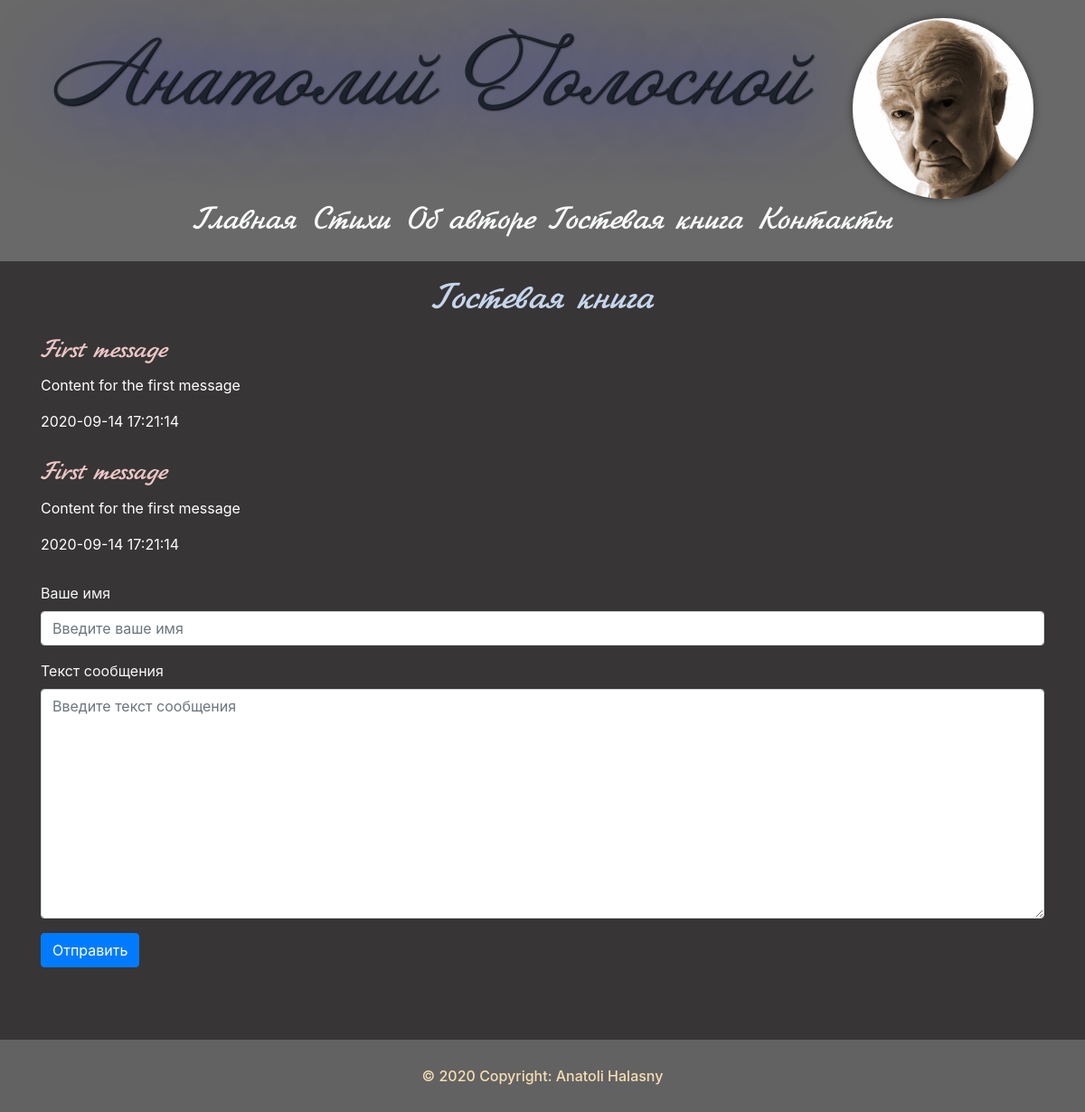
/guest, run on an earlier commit of the app's database.
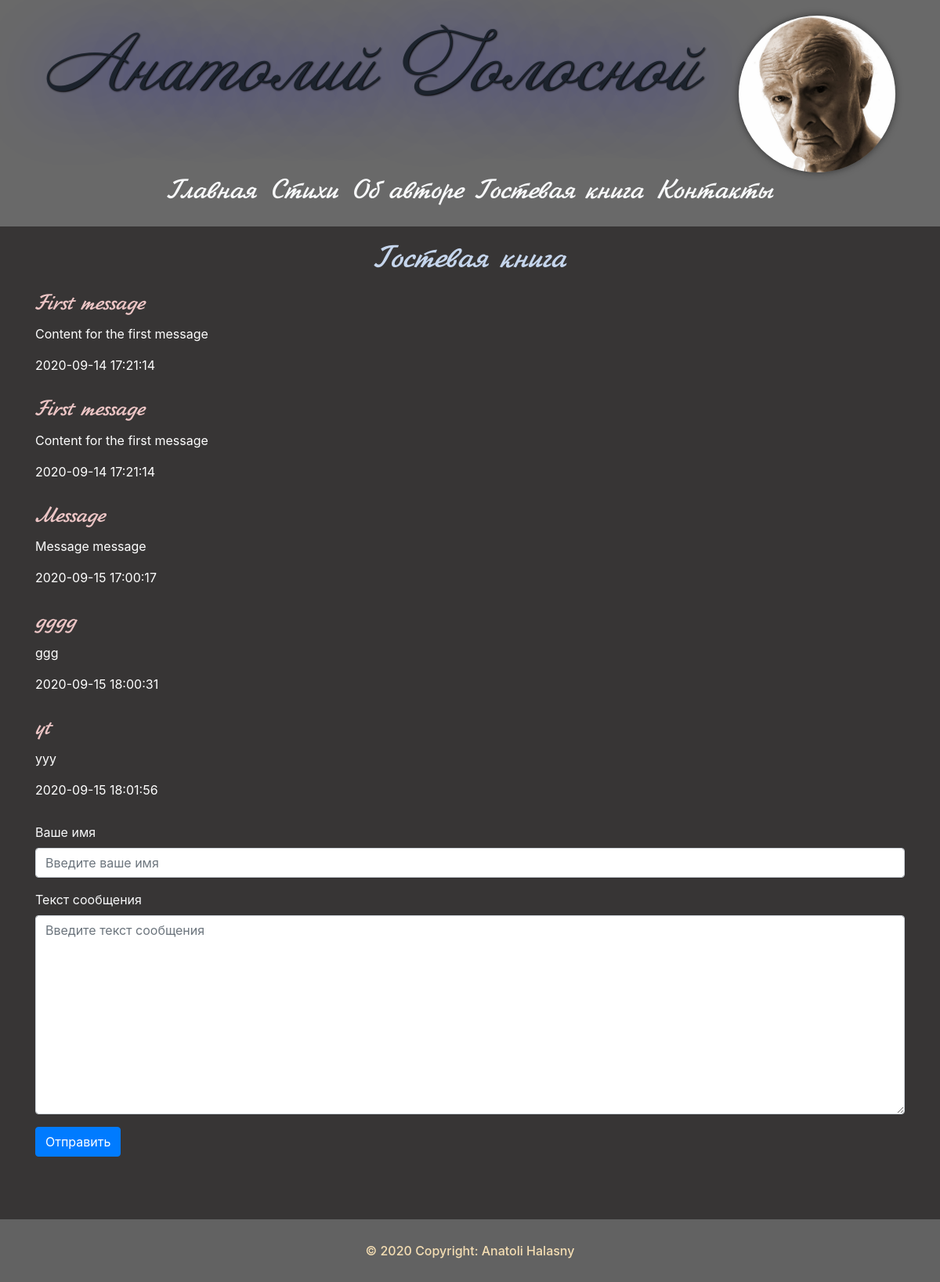
And on a later commit of the database.
### tables this page shows
CREATE TABLE guests(
id INTEGER PRIMARY KEY AUTOINCREMENT,
created TIMESTAMP NOT NULL DEFAULT CURRENT_TIMESTAMP,
guestname TEXT NOT NULL,
messagecontent TEXT NOT NULL
);

### app.py (the view)
@app.route('/guest')
def guest():
    conn = get_db_connection()
    guest = conn.execute('SELECT * FROM guests').fetchall()
    conn.close()
    return render_template('guest.html', title='Гостевая книга', guests=guest)

### app.py (called while the page is built)
def get_db_connection():
    conn = sqlite3.connect('database.db')
    conn.row_factory = sqlite3.Row
    return conn

### templates/guest.html
{% extends 'base.html' %}
{% block content %}
    <h1>{% block title %}{{ title }}{% endblock %}</h1>
    {% for guest in guests %}
        <div class="message">
            <h3>{{ guest['guestname'] }}</h3>
            <p>{{ guest['messagecontent'] }}</p>
            <span>{{ guest['created'] }}</span>
        </div>
    {% endfor %}
    <form action="/guest_book" method="post">
        <div class="form-group">
            <label for="guestname" class="text-light">Ваше имя</label>
            <input type="text" name="guestname" placeholder="Введите ваше имя" class="form-control"
                   value="{{ request.form['guestname'] }}">
        </div>
        <div class="form-group">
            <label for="messagecontent" class="text-light">Текст сообщения</label>
            <textarea name='messagecontent' placeholder="Введите текст сообщения" class="form-control"
                      rows="10">{{ request.form['messagecontent'] }}</textarea>
        </div>
        <div class="form-group">
            <button type="submit" class="btn btn-primary">Отправить</button>
        </div>
    </form>
{% endblock %}

### templates/base.html (shortened to what this page needs)
<!DOCTYPE html>
<html lang="en">
<head>
    <link rel="stylesheet" href="https://stackpath.bootstrapcdn.com/bootstrap/4.5.2/css/bootstrap.min.css"
>
    <link rel="stylesheet" href="/static/css/style.css">
</head>
<body>
{% block header %}
    <header>
        <div class="part">
            <div class="nav_img">
                <p>Анатолий Голосной</p>
                <img class="father" src="/static/image/father2.jpg" alt="">
            </div>
            <div class="nav">
                <ul>
                    <li><a class="p-2 text-light" href="{{ '/' }}">Главная</a></li>
                    <li><a class="p-2 text-light" href="{{ '/verses' }}">Стихи</a></li>
                    <li><a class="p-2 text-light" href="{{ '/about' }}">Об авторе</a></li>
                    <li><a class="p-2 text-light" href="{{ '/guest' }}">Гостевая книга</a></li>
                    <li><a class="p-2 text-light" href="{{ '/contacts' }}">Контакты</a></li>
                </ul>
            </div>
        </div>
    </header>
{% endblock %}
<div class="container">
    {% block content %}
    {% endblock %}
</div>
<footer>
    <div>
        © 2020 Copyright: Anatoli Halasny
    </div>
</footer>
</body>
</html>

### static/css/style.css (style rules this page uses)
* { margin: 0; padding: 0; }
body { background-color: #373535; min-height: 100%; position: relative; }
header { background-color: dimgray; display: flex; justify-content: space-evenly; }
header p { font-family: Annabelle, serif; font-size: 90px; color: #1c232d; }
li { list-style-type: none; }
li a { font-family: Jikharev, serif; font-size: 35px; }
h1 { color: #c5d5ec; text-align: center; margin-top: 20px; font-family: Jikharev, serif; }
h3 { color: #ecc5c5; margin-top: 16px; font-family: Jikharev, serif; }
footer { width: 100%; height: 80px; background-color: #626262; margin-top: 80px; display: flex; justify-content: center; align-items: center; color: wheat; font-weight: 500; position: relative; }
.nav { display: flex; justify-content: space-evenly; }
ul { display: flex; justify-content: center; color: #1c232d; }
.father { width: 200px; height: 200px; border-radius: 50%; margin-left: 50px; box-shadow: 0 0 10px rgba(0,0,0,0.5); }
.nav_img { display: flex; justify-content: space-between; margin-top: 20px; }
.nav_img p { text-shadow: 1px 1px 2px black, 0 0 1em blue; }
.message { color: white; margin-bottom: 30px; }

What changed in the data, as far as the page shows it:
added guests: guestname "Message", messagecontent "Message message", created "2020-09-15 17:00:17"
added guests: guestname "gggg", messagecontent "ggg", created "2020-09-15 18:00:31"
added guests: guestname "yt", messagecontent "yyy", created "2020-09-15 18:01:56"
